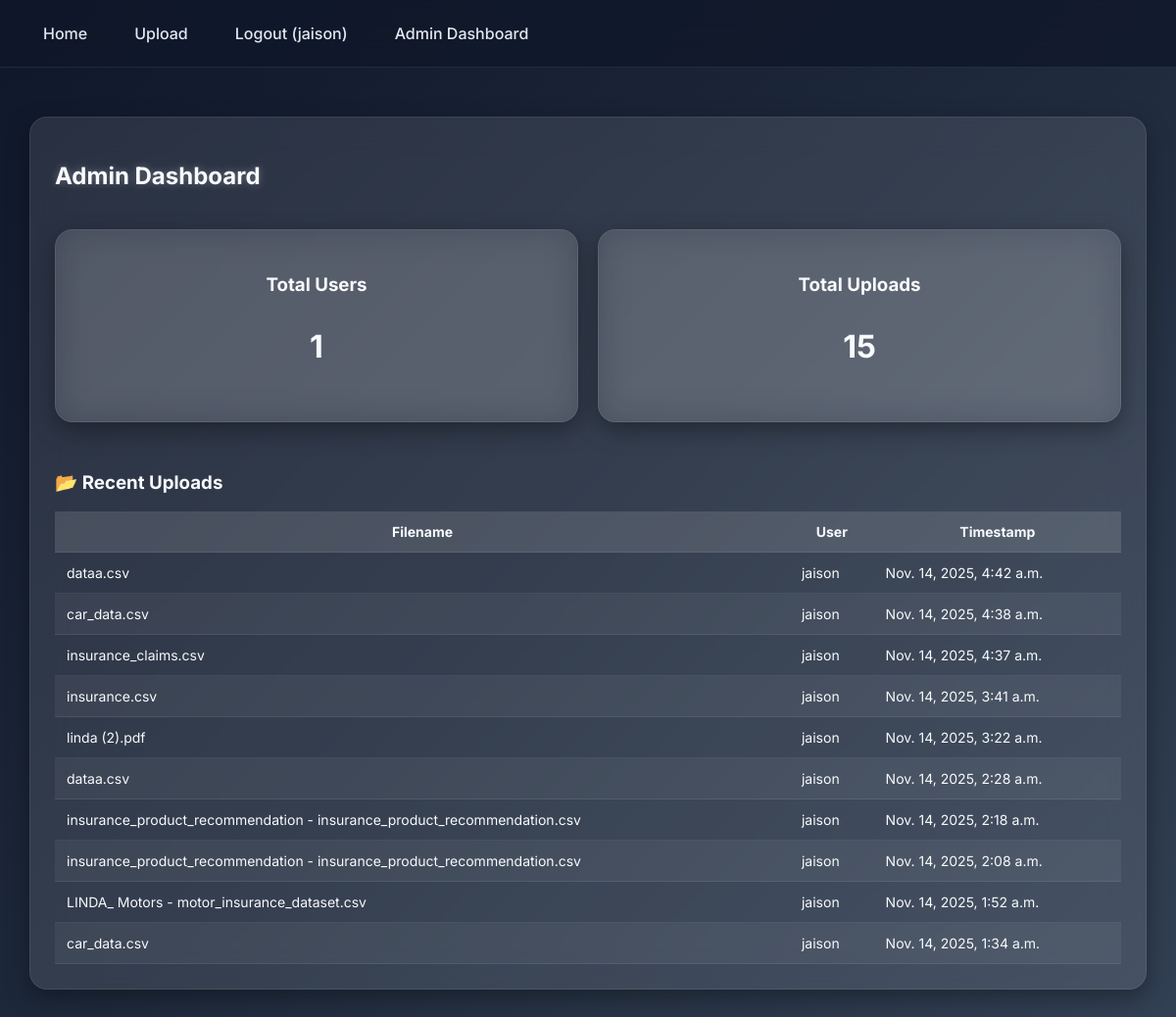
/admin-dashboard/ (signed in), run on the app's committed database.
### core/models.py (models this page shows, shortened)
class UploadedFile(models.Model):
    owner = models.ForeignKey(User, on_delete=models.CASCADE, related_name="uploads")
    file = models.FileField(upload_to="uploads/")
    filename = models.CharField(max_length=512)
    uploaded_at = models.DateTimeField(auto_now_add=True)
    eda_summary = models.JSONField(null=True, blank=True)

### core/views.py (the view)
# urls.py: path("admin-dashboard/", views.admin_dashboard_view, name="admin_dashboard"),
@user_passes_test(lambda u: u.is_staff)
def admin_dashboard_view(request):
    total_users = __import__("django.contrib.auth").contrib.auth.get_user_model().objects.count()
    total_uploads = UploadedFile.objects.count()
    recent = UploadedFile.objects.order_by("-uploaded_at")[:10]
    return render(request, "core/admin_dashboard.html", {"total_users": total_users, "total_uploads": total_uploads, "recent": recent})

### core/templates/core/admin_dashboard.html
{% extends "core/base.html" %}
{% block content %}
<div class="card">
    <h2 class="glow-text">Admin Dashboard</h2>
    <div style="display:flex; gap:20px; margin-top:20px; flex-wrap:wrap;">
        <div class="card" style="flex:1; min-width:240px; text-align:center;">
            <h3>Total Users</h3>
            <p style="font-size:32px; font-weight:700;">{{ total_users }}</p>
        </div>
        <div class="card" style="flex:1; min-width:240px; text-align:center;">
            <h3>Total Uploads</h3>
            <p style="font-size:32px; font-weight:700;">{{ total_uploads }}</p>
        </div>
    </div>
    <h3 style="margin-top:30px;">📂 Recent Uploads</h3>
    <table class="eda-table" style="margin-top:10px;">
        <thead>
            <tr>
                <th>Filename</th>
                <th>User</th>
                <th>Timestamp</th>
            </tr>
        </thead>
        <tbody>
        {% for f in recent %}
            <tr>
                <td>{{ f.filename }}</td>
                <td>{{ f.owner }}</td>
                <td>{{ f.uploaded_at }}</td>
            </tr>
        {% endfor %}
        </tbody>
    </table>
</div>
{% endblock %}

### core/templates/core/base.html (shortened to what this page needs)
{% load static %}
<!doctype html>
<html lang="en">
<head>
  <link rel="stylesheet" href="{% static 'css/style.css' %}">
</head>
<body>
  <nav class="nav">
    <a href="{% url 'core:home' %}">Home</a>
    {% if user.is_authenticated %}
      <a href="{% url 'core:upload' %}">Upload</a>
      <a href="{% url 'core:logout' %}">Logout ({{ user.username }})</a>
      {% if user.is_staff %}
        <a href="{% url 'core:admin_dashboard' %}">Admin Dashboard</a>
      {% endif %}
    {% else %}
      <a href="{% url 'core:login' %}">Login</a>
      <a href="{% url 'core:register' %}">Register</a>
    {% endif %}
  </nav>
  <main class="container">
    {% block content %}{% endblock %}
  </main>
</body>
</html>

### static/css/style.css (style rules this page uses)
body { margin: 0; padding: 0; font-family: 'Inter', sans-serif; background: linear-gradient(135deg, #0f172a, #1e293b, #334155); background-attachment: fixed; color: #f8fafc; }
.nav { background: rgba(15, 23, 42, 0.8); backdrop-filter: blur(14px); padding: 16px 30px; display: flex; gap: 20px; align-items: center; border-bottom: 1px solid rgba(255,255,255,0.08); position: sticky; top: 0; z-index: 50; }
.nav a { color: #e2e8f0; text-decoration: none; font-weight: 500; transition: 0.25s; padding: 8px 14px; border-radius: 8px; }
.container { padding: 30px; max-width: 1250px; margin: 0 auto; }
.card { background: rgba(255, 255, 255, 0.10); backdrop-filter: blur(18px); border-radius: 18px; padding: 25px; margin: 20px 0; box-shadow: 0 8px 25px rgba(0,0,0,0.35); border: 1px solid rgba(255,255,255,0.08); transition: 0.3s; }
table { width: 100%; border-collapse: collapse; margin-top: 10px; font-size: 14px; }
table thead { background: rgba(255,255,255,0.12); }
table th, table td { padding: 12px; border-bottom: 1px solid rgba(255,255,255,0.08); }
table tr:nth-child(even) { background: rgba(255,255,255,0.05); }
.glow-text { text-shadow: 0 0 8px rgba(255,255,255,0.3); }

### data on the page
UploadedFile: filename "dataa.csv", owner "jaison", uploaded_at "Nov. 14, 2025, 4:42 a.m."
UploadedFile: filename "car_data.csv", owner "jaison", uploaded_at "Nov. 14, 2025, 4:38 a.m."
UploadedFile: filename "insurance_claims.csv", owner "jaison", uploaded_at "Nov. 14, 2025, 4:37 a.m."
UploadedFile: filename "insurance.csv", owner "jaison", uploaded_at "Nov. 14, 2025, 3:41 a.m."
UploadedFile: filename "linda (2).pdf", owner "jaison", uploaded_at "Nov. 14, 2025, 3:22 a.m."
UploadedFile: filename "dataa.csv", owner "jaison", uploaded_at "Nov. 14, 2025, 2:28 a.m."
UploadedFile: filename "insurance_product_recommendation - insurance_product_recommendation.csv", owner "jaison", uploaded_at "Nov. 14, 2025, 2:18 a.m."
UploadedFile: filename "insurance_product_recommendation - insurance_product_recommendation.csv", owner "jaison", uploaded_at "Nov. 14, 2025, 2:08 a.m."
UploadedFile: filename "LINDA_ Motors - motor_insurance_dataset.csv", owner "jaison", uploaded_at "Nov. 14, 2025, 1:52 a.m."
UploadedFile: filename "car_data.csv", owner "jaison", uploaded_at "Nov. 14, 2025, 1:34 a.m."

### other printed values
{{ user.username }} "jaison"
{{ total_users }} "1"
{{ total_uploads }} "15"
